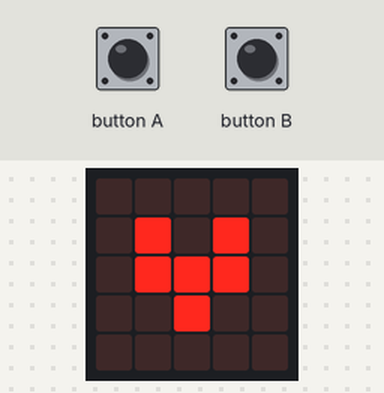
The program below on a simulated BBC micro:bit (MakeCode). On the bench: the board's 5×5 LED display. The test bench sets the inputs (shaded band).

Above: at 1.9 s.
2.0 s: button A pressed for 0.15 s
At 3.9 s:
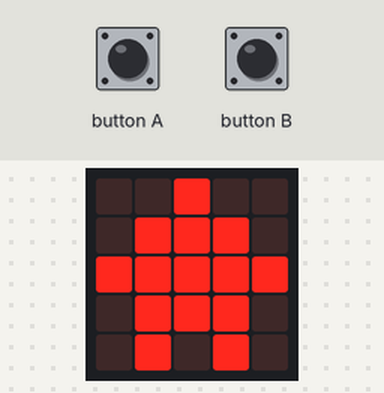
4.2 s: button A pressed for 0.15 s
At 5.5 s:
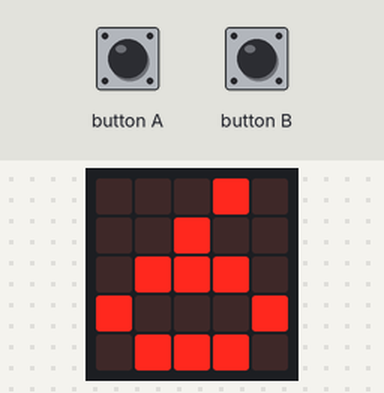
6.4 s: button A pressed for 0.15 s
At 7.0 s:
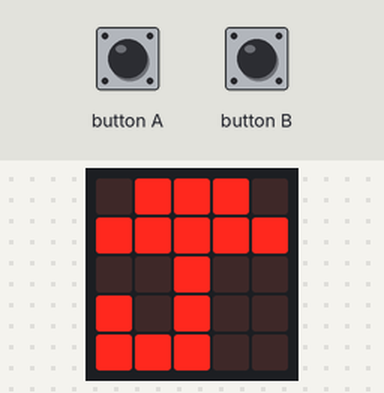
8.1 s: button A pressed for 0.15 s
At 9.7 s:
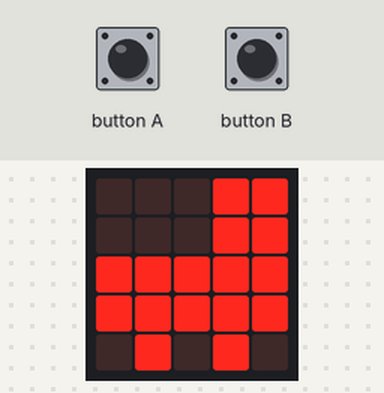
10.3 s: button A pressed for 0.15 s
At 12.1 s:
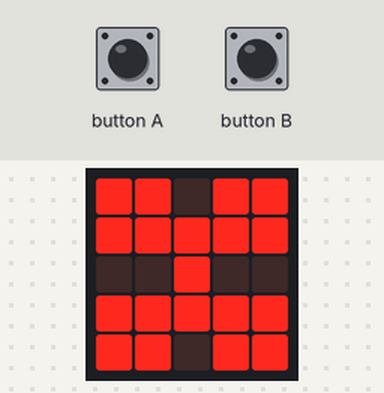
12.4 s: button A pressed for 0.15 s
At 13.7 s:
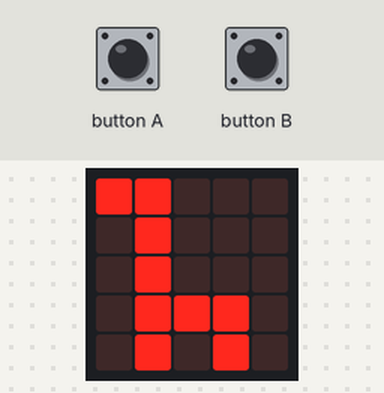
Timing chart, 0 to 15.4 s (numbered marks = the images above; inputs shaded):
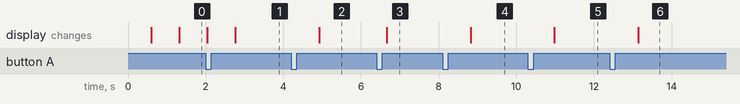

The program:

main.ts
```typescript
input.onButtonPressed(Button.A, function () {
    count += -1
    if (count < 0) {
        count = 0
    } else {

    }
})
input.onButtonPressed(Button.B, function () {
    count += 1
    if (count > 9) {
        count = 9
    } else {

    }
})
let count = 0
count = 9
let heartbeat = 0
basic.showIcon(IconNames.Duck)
basic.forever(function () {
    if (count < 1) {
        basic.showIcon(IconNames.Duck)
    } else if (count < 2) {
        basic.showIcon(IconNames.Tortoise)
    } else if (count < 3) {
        basic.showIcon(IconNames.Cow)
    } else if (count < 4) {
        basic.showIcon(IconNames.Giraffe)
    } else if (count < 5) {
        basic.showIcon(IconNames.Butterfly)
    } else if (count < 6) {
        basic.showIcon(IconNames.Rollerskate)
    } else if (count < 7) {
        basic.showIcon(IconNames.Umbrella)
    } else if (count < 8) {
        basic.showString("6")
    } else if (count < 9) {
        basic.showIcon(IconNames.House)
    } else {
        if (heartbeat == 0) {
            basic.showIcon(IconNames.Heart)
            heartbeat = 1
        } else {
            basic.showIcon(IconNames.SmallHeart)
            heartbeat = 0
        }
    }
    basic.pause(100)
})
```

test.ts
```typescript
// 在此处测试；当此软件包作为插件使用时，将不会编译此软件包。
```

Measured:
- after the input at 2.0 s, the display: first differs from a run without the input after 0.76 s (image 1)
- after the input at 4.2 s, the display: changes after 0.72 s (image 2)
- after the input at 6.4 s, the display: changes after 0.26 s (image 3)
- after the input at 8.1 s, the display: changes after 0.72 s (image 4)
- after the input at 10.3 s, the display: changes after 0.68 s (image 5)
- after the input at 12.4 s, the display: changes after 0.74 s (image 6)
